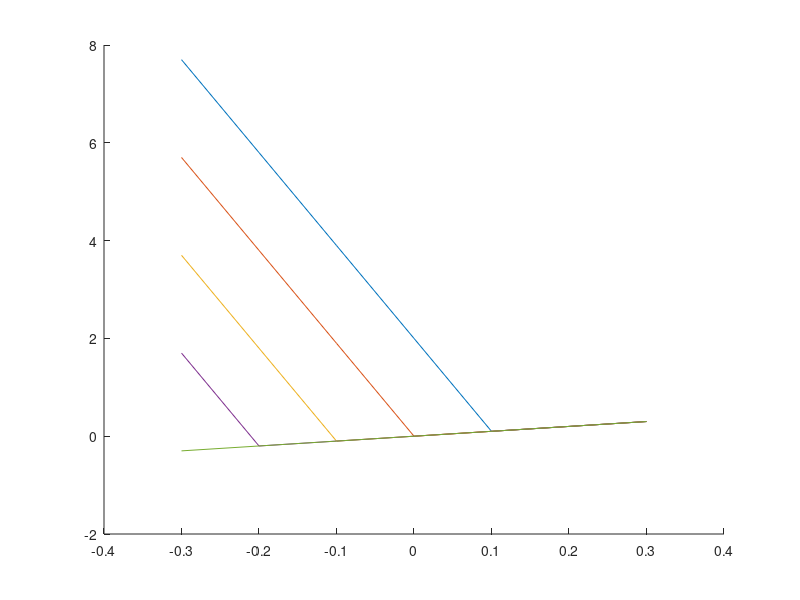

Write MATLAB code to recreate this figure. (Note: this script raises an error after producing the figure.)

t = -0.3:0.1:0.3;
d_list = [-0.1,0,0.1,0.2,0.3];
alpha = 0.05;

for d = d_list
    f = t+1/alpha*max(-d-t,0);
    hold on
    plot(t,f)
end
legend("$d = "+string(d_list)+"$",'Interpreter','latex')
ylim([-0.5 2])
xlabel("$s$",'Interpreter','latex')
ylabel("$s+\frac{1}{\alpha}{\rm max}(-d-s,0)$",'Interpreter','latex')

%% 
avg_d = 4;
sigma_d = 2.5;
M = 10;
rng(4)
dm = sigma_d*randn(M,1)+avg_d;
t = -1:0.001:1;
alpha_list = [0.01,0.02,0.05,0.10,0.20,0.50];
for alpha = alpha_list
    f = t+1/alpha*mean(max(-dm-t,0),1);
    hold on
    plot(t,f)
end
xlabel("$s$",'Interpreter','latex')
ylabel("$s+\frac{1}{\alpha}{\rm max}(-d-s,0)$",'Interpreter','latex')
legend("$\alpha = "+string(alpha_list)+"$",'Interpreter','latex')
ylim([-1 1])

figure
histogram(dm,[-1:1:10])